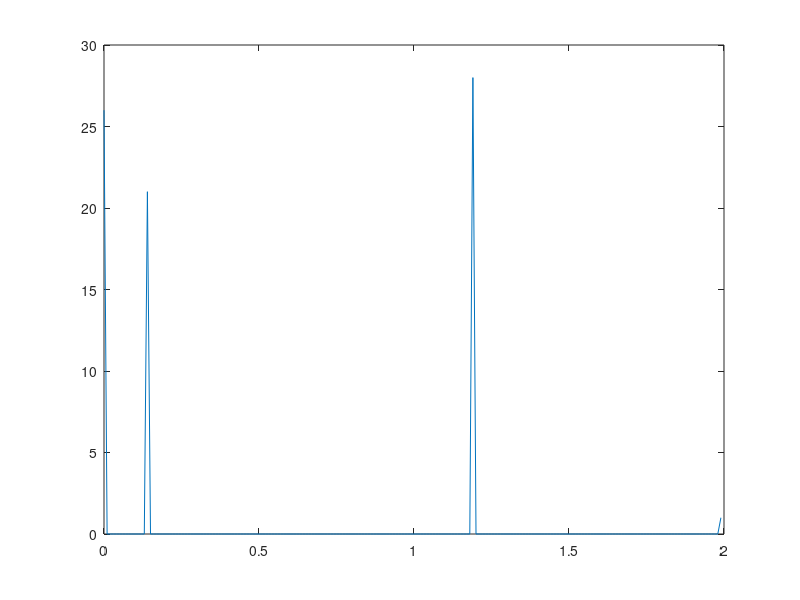
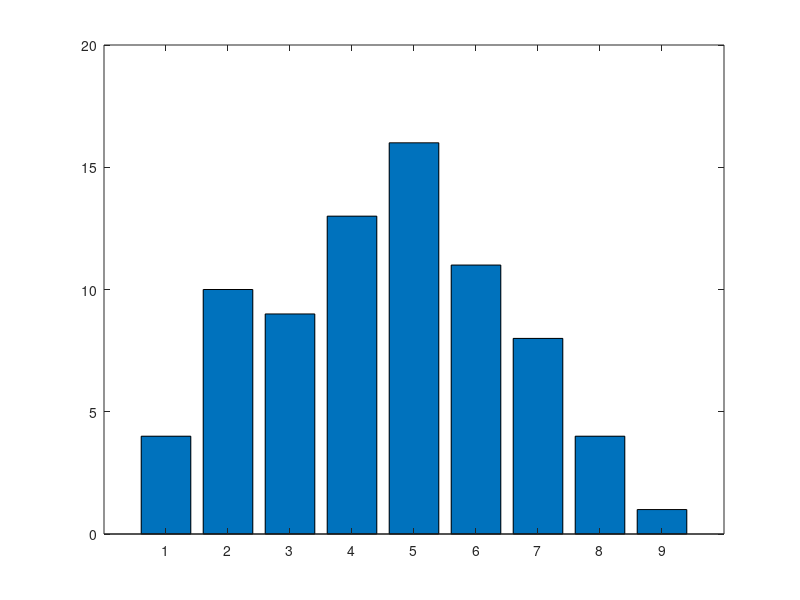

Write the MATLAB code that produced these figures, in order.
%Number of molecules.
num_of_mols = 10000;
%Distance between release point and reciever(Micrometers).
distance = 48;
%Number of rows in the receiver group
num_of_rows = 1000;
%Number of columns in the receiver group
num_of_columns = 500;
%I assume cells are square shaped. This is the length of an edge(Micrometers).
radius_of_cell = 2.5;
%Diffusion coefficient(Micrometers^2/seconds).
coef = 79.4;
%Step size. (Seconds).
time_step = 10^-4;
%Total time. (Seconds).
time = 2;
%In micrometers per second
flow = [0, 0];
%Maximum number of Calcium Signalling Steps
max_steps = inf;
%Probability of Calcium Signaling
probability_of_signal = 0.7;
%Probability decrease in every Signal between cells
probability_decrease = 0.1;
%Probability increase in every time step.
probability_increase = 0.03;
%Molecule x, y, z coordinate matrix
mol_matrix = zeros(num_of_mols, 2);
%Standart deviation of the gaussian diffusion motion.
std = sqrt(2 * coef * time_step);
%Signal time of cells
signal_time_matrix = zeros(num_of_rows,num_of_columns);
%Signal step of cells
signal_step_matrix = zeros(num_of_rows,num_of_columns);
%Signalling probability of cells.
signal_probability_matrix = zeros(num_of_rows,num_of_columns);

%List for bfs of signal.
bfs_cells = {};

%Simulation Loop
for i = 1:time/time_step
    
     %To store new cells will make calcium signaling.
    temp = {};
    %Calcium Signaling Loop
    for j = 1:length(bfs_cells)
        count = 0;
        %Coordinates fo current cell in the cell matrix.
        current = cell2mat(bfs_cells(j));
        x = current(1);
        y = current(2);
        current_step = signal_step_matrix(x,y);
        %Max number of steps check
        if current_step == max_steps
            continue;
        end
        %Simulates the Calcium Signaling as BFS. A cell signals its
        %right, left, top and bottom neighboors if signal is not completed
        %and target cell was not signalled.
        if x+1<=num_of_rows && signal_step_matrix(x+1,y)==0 && rand <= signal_probability_matrix(x,y)
            signal_step_matrix(x+1,y) = current_step+1;
            signal_time_matrix(x+1,y) = i*time_step;
            signal_probability_matrix(x+1,y) = signal_probability_matrix(x,y) - probability_decrease;
            temp = [temp,[x+1,y]];
        else
            count = count+1;
        end
        if x-1>0 && signal_step_matrix(x-1,y)==0 && rand <= signal_probability_matrix(x,y)
            signal_step_matrix(x-1,y) = current_step+1;
            signal_time_matrix(x-1,y) = i*time_step;
            signal_probability_matrix(x-1,y) = signal_probability_matrix(x,y) - probability_decrease;
            temp = [temp,[x-1,y]];
        else
            count = count+1;
        end
        if y+1<=num_of_columns && signal_step_matrix(x,y+1)==0 && rand <= signal_probability_matrix(x,y)
            signal_step_matrix(x,y+1) = current_step+1;
            signal_time_matrix(x,y+1) = i*time_step;
            signal_probability_matrix(x,y+1) = signal_probability_matrix(x,y) - probability_decrease;
            temp = [temp,[x,y+1]];
        else
            count = count+1;
        end
        if y-1>0 && signal_step_matrix(x,y-1)==0 && rand <= signal_probability_matrix(x,y)
            signal_step_matrix(x,y-1) = current_step+1;
            signal_time_matrix(x,y-1) = i*time_step;
            signal_probability_matrix(x,y-1) = signal_probability_matrix(x,y) - probability_decrease;
            temp = [temp,[x,y-1]];  
        else
            count = count+1;
        end
        %if there is a cell that can be signalled
        if count ~= 4
            signal_probability_matrix(x,y) = signal_probability_matrix(x,y) + probability_increase;
            temp = [temp,[x,y]];
        end
    end
    %Updates calcium signaling iteration for next time step.
    bfs_cells = temp;

    %Generates  movements of current time step.
    mov_vectors = normrnd(0,std, size(mol_matrix));
    
    %Takes a copy of molecule matrix before calculations. Because if a
    %particle bumps it bounce back to its previous place. 
    prev_copy_mol_matrix = mol_matrix;
    
    %Calculates the new position of molecules by adding random movements
    %and current flow.
    mol_matrix = mol_matrix + mov_vectors + (time_step*flow);
    
    %Finds particles exceeds the channel
    exceeding_particles = find((mol_matrix(:,2)>=(num_of_rows*radius_of_cell) | (mol_matrix(:,2)<=((-1)*(num_of_rows*radius_of_cell)))));
    
    %Bounce back to their previous position.
    mol_matrix(exceeding_particles,:) = prev_copy_mol_matrix(exceeding_particles,:);
    
    %Finds the molecules hitted to the wall of cells.
    possible_hits = find(mol_matrix(:,1)>=distance);
    
    %Finds the first hit cells.
    possible_hits_pos = mol_matrix(possible_hits,:) + [0 (num_of_rows*radius_of_cell)];
    which_cell = possible_hits_pos(:,2);
    which_cell = fix(which_cell/(2*radius_of_cell))+1;
    cell_y = (2*which_cell - 1)*radius_of_cell;
    possible_hits_pos = possible_hits_pos - [(distance+radius_of_cell)*ones(length(cell_y),1) , cell_y];
    possible_hits_pos = sum(possible_hits_pos.^2,2);
    hits = find(possible_hits_pos<=radius_of_cell^2);
    list = find(signal_step_matrix(which_cell(hits),1)==0);
    
    temp = which_cell(hits);
    %Saves the hitting step and time for first hit cells.
    signal_time_matrix(temp(list),1) = i*time_step;
    signal_step_matrix(temp(list),1) = 1;
    signal_probability_matrix(temp(list),1) = probability_of_signal;
    %Adds the cell to the bfs list.
    for j=1:length(temp)
        bfs_cells = [bfs_cells,[temp(j),1]];
    end
    %Removes the molecules that were hit.
    mol_matrix(possible_hits(hits),:) = [];

end

%Drop zeros in arrival times array.
arrival_times = signal_time_matrix(:);
res = arrival_times(arrival_times ~= 0);
%Create X axis values and intervals for plotting.
xStart = 0;
dx = 0.01;
N = 200;
x = xStart + (0:N-1)*dx;
%Take histogram of values.
h = hist(res,N);
%Plot values
figure(1);
plot(x,h);


%Drop zeros in arrival times array.
arrival_steps = signal_step_matrix(:);
res2 = arrival_steps(arrival_steps ~= 0);
%Creates a frequency array of the arriving steps.
m = max(res2);
freq = zeros(m,1);
for i = 1:length(res2)
    freq(res2(i)) = freq(res2(i)) +1;
end
%Create a bar graph
figure(2);
bar(freq);